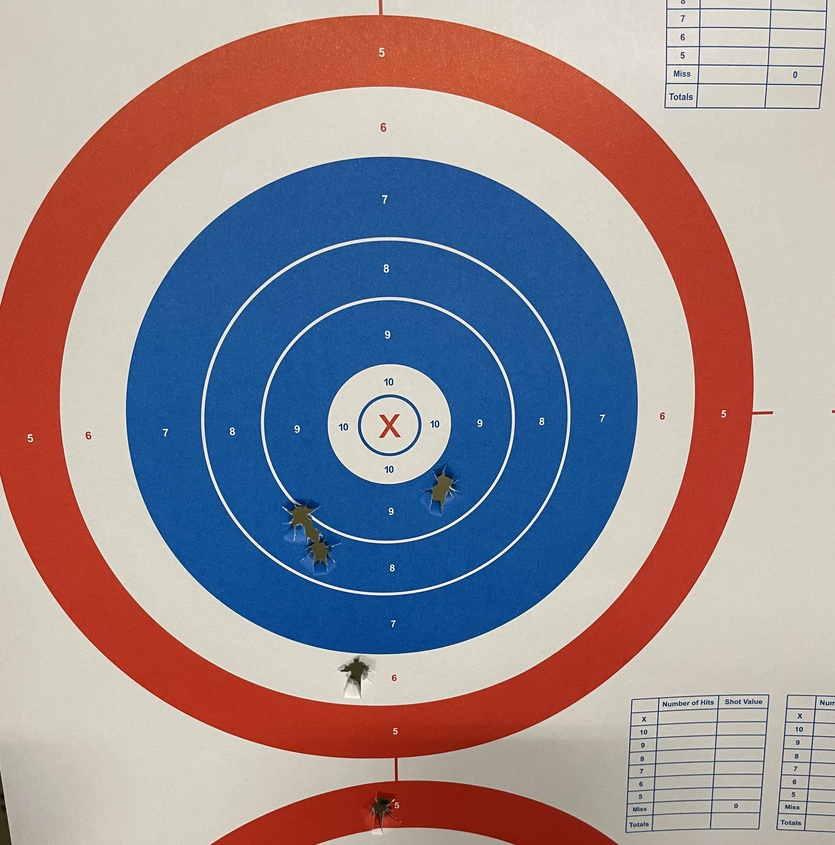
%> input picture utilities/IMG_1718.jpg, 835 x 845 px, shrunk from 3024 x 3060 before the run
$ octave --eval "result = find_circle('IMG_1718.jpg');"   (GNU Octave 9; MATLAB toolbox functions it lacks are replaced by stand-ins)
%> lines starting %> are read from the running program, lines starting %| are printed output that depends on the picture; in (x1, y1, x2, y2) boxes, pixels count from 0 and x2, y2 are one past the last pixel; in counts of white or black regions, pixels touching at a corner belong together; the program's own positions count from 1
function [cleanTargetCenter, cleanTargetRadius] = find_circle(fileName)
%> called with fileName = 'IMG_1718.jpg'
%FIND_CIRCLE Finds the circles in a target image
%   This only works for a target image and is useful for a sensitivity
%   analysis of images. Image must be multi-color


% need to find the bounding box

tgt = imread(fileName);
%> tgt is the input picture: size 845x835x3 uint8; mean R, G, B 153.3, 140.5, 146.7

shortname = split(fileName,'\');
shortname = string(shortname(end));
% now clean the target
[~, ~, bTarget] = imsplit(tgt);
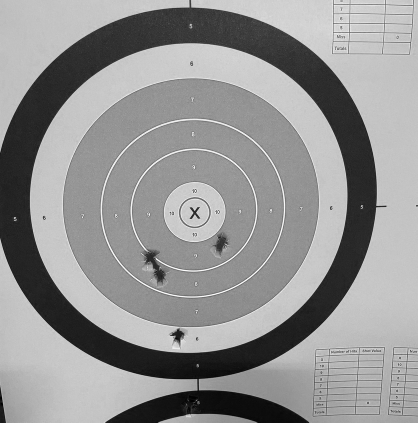
%> bTarget: size 845x835 uint8 (shown at 1/2 size); min 0, max 255, mean 146.7
redTarget = bTarget < 100;
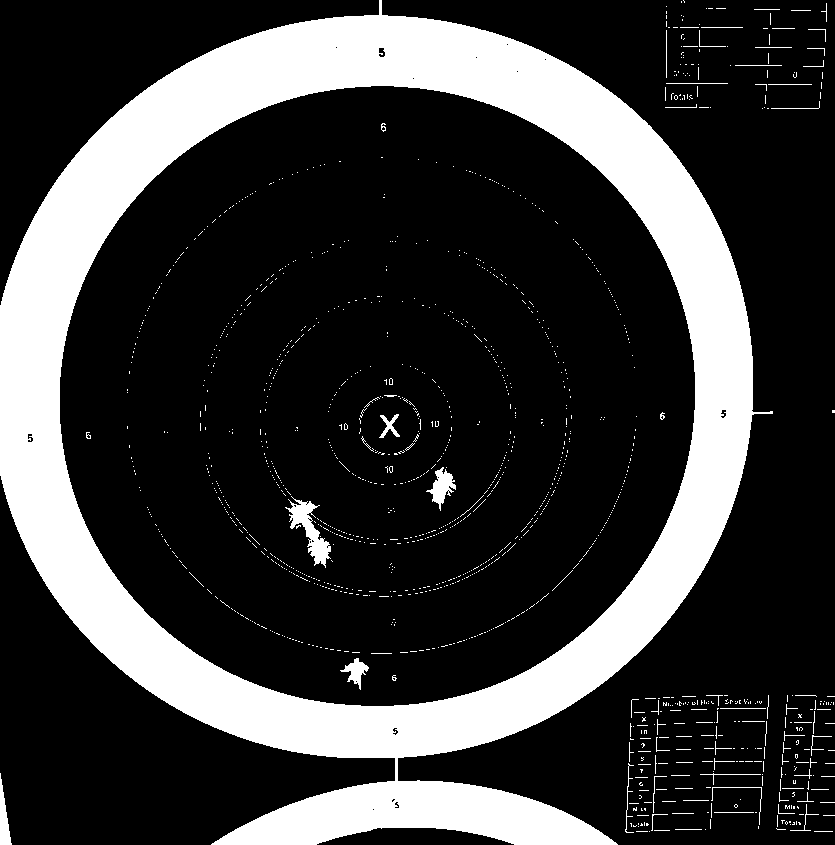
%> redTarget: size 845x835 logical; 22.7% white; 1295 white regions (1232 under 20 px), largest, box (x1, y1, x2, y2) and area: (0, 0, 773, 845) 151873, (285, 496, 331, 568) 1102, (426, 467, 456, 511) 558
redTarget = bwareafilt(redTarget, 1);
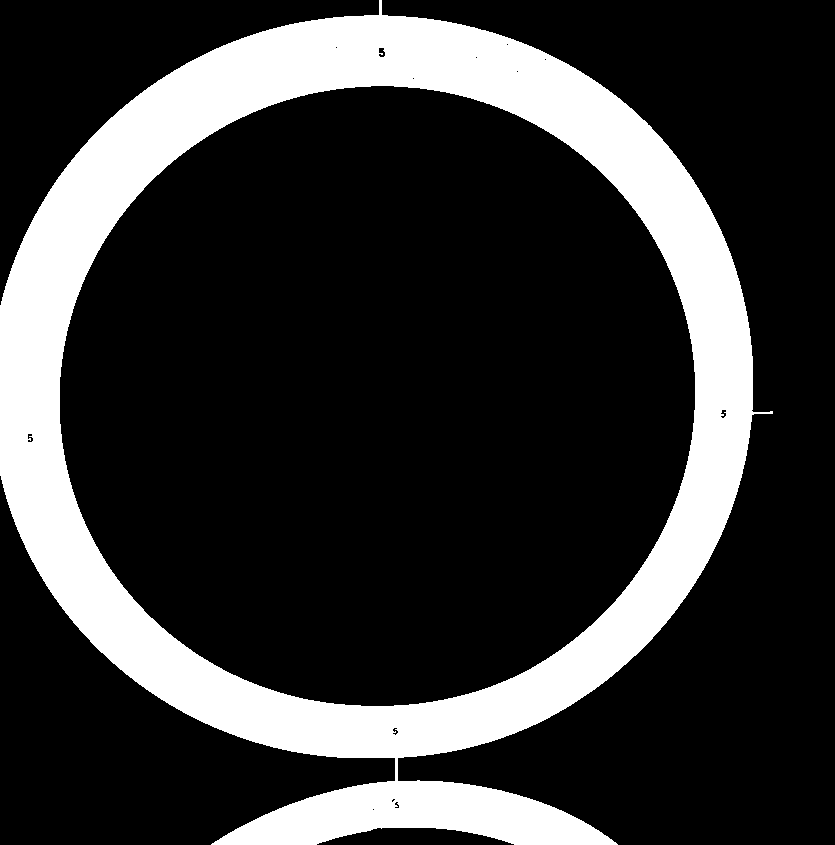
%> redTarget: size 845x835 logical; 21.5% white; 1 white region

stats = regionprops(redTarget, 'BoundingBox');
%> stats = 1 region; box (x1, y1, x2, y2): (0, 0, 773, 845)
BB = stats.BoundingBox;
%> BB = [0.5 0.5 773 845]
diamTarget = mean(BB(3:4));
%> diamTarget = 809
half_width = 0.1;
radiusRange = round([diamTarget/2 * (1-half_width), diamTarget/2 * (1+half_width)]);
%> radiusRange = [364 445]

[theCenter, theRadius] = imfindcircles(redTarget, radiusRange, ...
    'Sensitivity',0.95, ...
    'EdgeThreshold',0.30, ...
    'Method','PhaseCode', ...
    'ObjectPolarity','Bright');
%> theCenter = [373.5 387]; theRadius = 377.6

love = ~isempty(theCenter);
%> love = true
if love
    cleanTargetCenter = theCenter(1, :);
%> cleanTargetCenter = [373.5 387]
    cleanTargetRadius = theRadius(1);
%> cleanTargetRadius = 377.6
    disp('love!!!');
else % just get one
    disp('no love');
    cleanTargetCenter = [0];
    cleanTargetRadius = [0];
end

if true
    targetFigure = figure('Name', 'Target Detection');
    imshow(tgt);
    hold on;
    rectangle('Position',BB,'EdgeColor','r');
    circle_center = [BB(1)+BB(3)/2,BB(2)+BB(4)/2];
%> circle_center = [387 423]
    plot(circle_center(1),circle_center(2),'r+','MarkerSize',12);
    % what was the search space
    viscircles(repmat(circle_center,2,1),radiusRange,'color','b');
    % did we find a target
    if love
        viscircles(cleanTargetCenter, cleanTargetRadius, 'color','g');
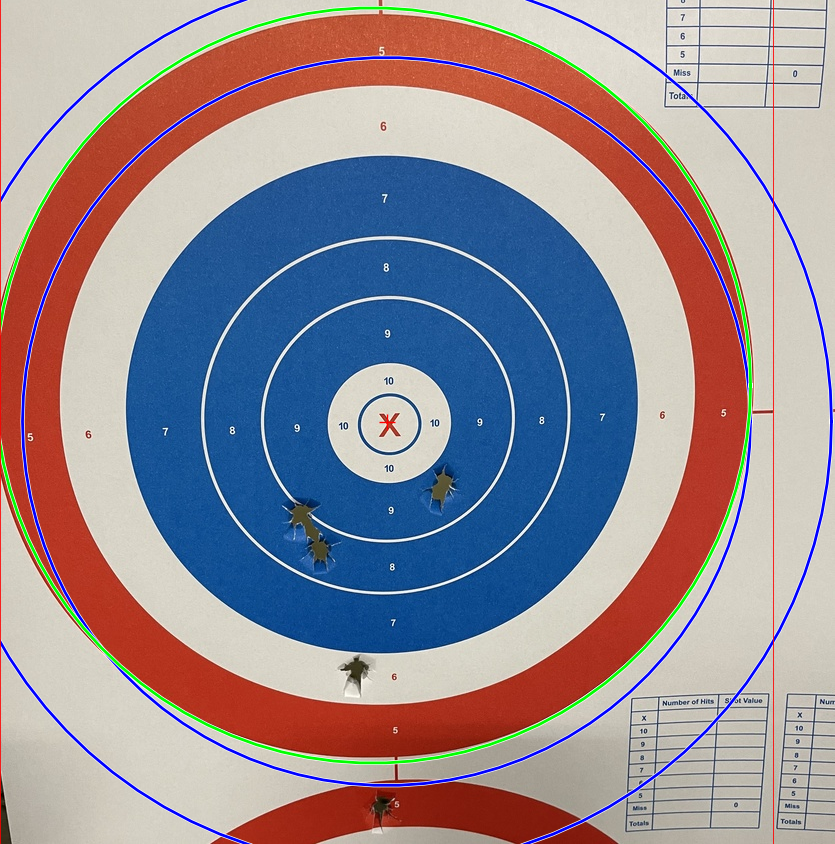
%> figure redrawn from the program's plot data
%> `result = find_circle('IMG_1718.jpg');`: result = [373.5 387]
    end
    hold off;
    saveas(targetFigure,fullfile('circles',shortname));
    close(targetFigure);
end

end

$ run again, on utilities/IMG_1719.jpg
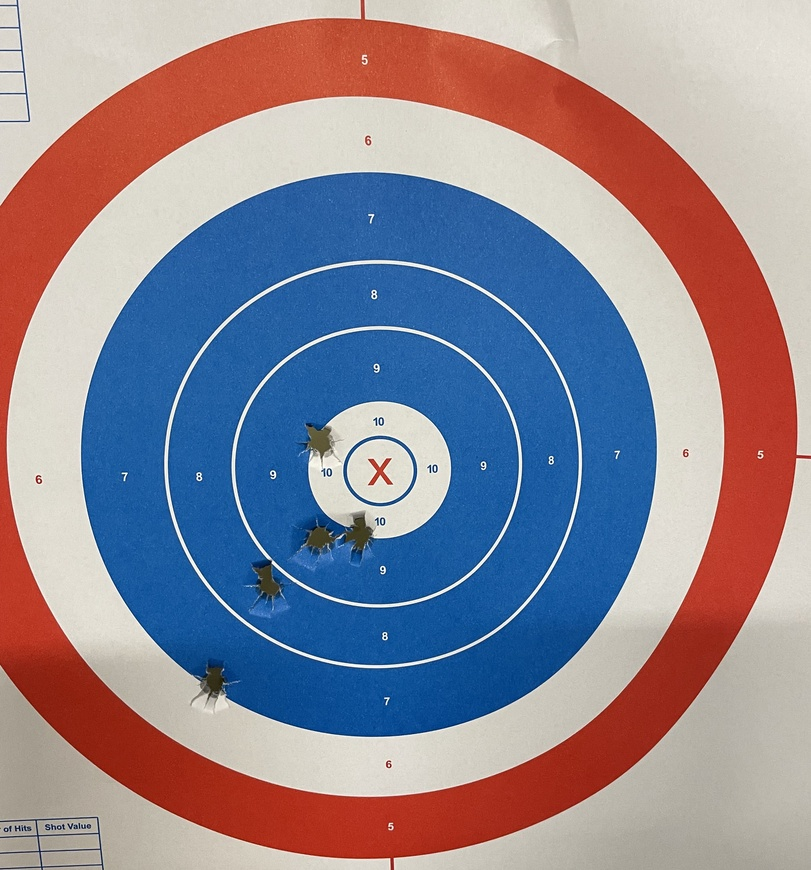
%> input picture utilities/IMG_1719.jpg, 811 x 870 px, shrunk from 2652 x 2844 before the run
%> in find_circle, tgt is the input picture: size 870x811x3 uint8; mean R, G, B 143.1, 135.1, 148
%> in find_circle, `redTarget = bwareafilt(redTarget, 1);`:
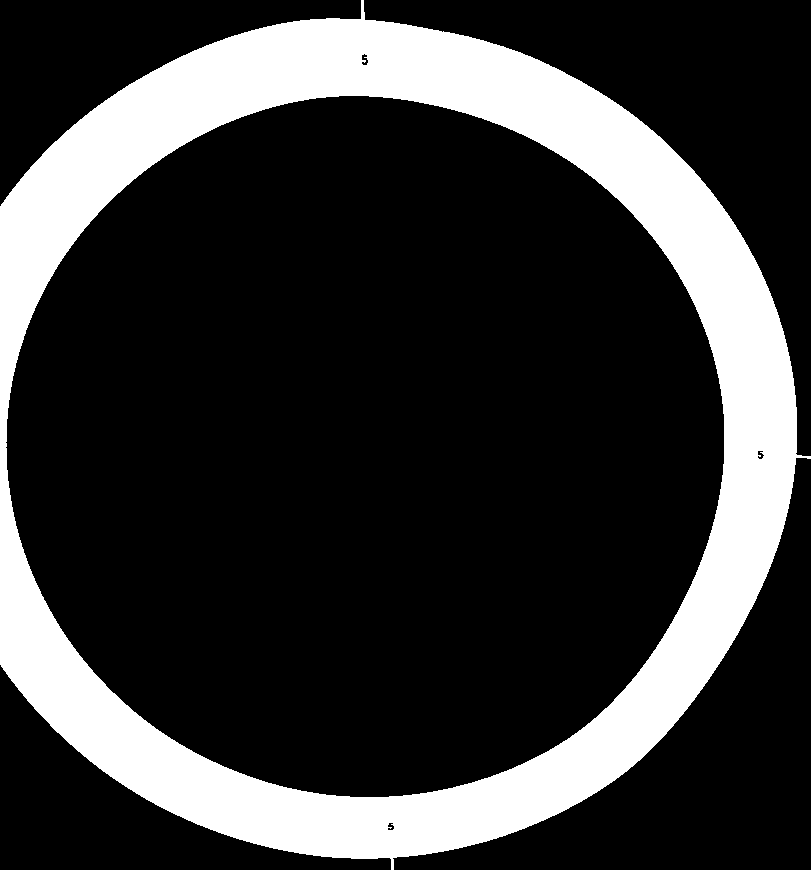
%> redTarget: size 870x811 logical; 21.7% white; 1 white region
%> stats = 1 region; box (x1, y1, x2, y2): (0, 0, 811, 870)
%> BB = [0.5 0.5 811 870]
%> diamTarget = 840.5
%> radiusRange = [378 462]
%> theCenter = [368.6 439.1]; theRadius = 422.1
%> love = true
%> cleanTargetCenter = [368.6 439.1]
%> cleanTargetRadius = 422.1
%> circle_center = [406 435.5]
%> in find_circle, `viscircles(cleanTargetCenter, cleanTargetRadius, 'color','g');`:
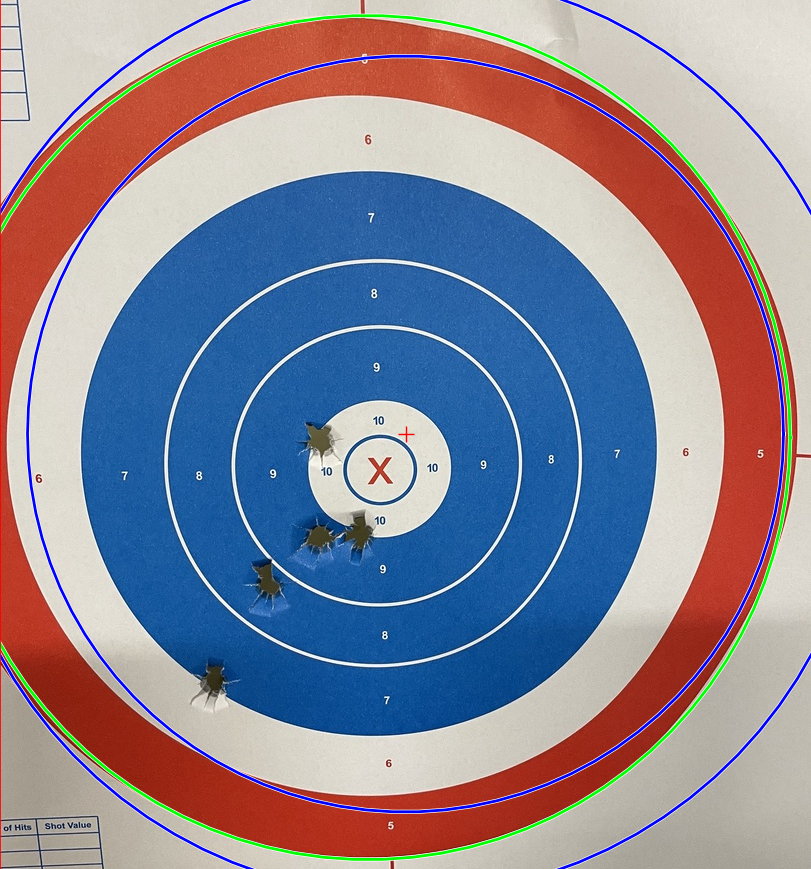
%> figure redrawn from the program's plot data
%> result = [368.6 439.1]

$ run again, on utilities/IMG_1720.jpg
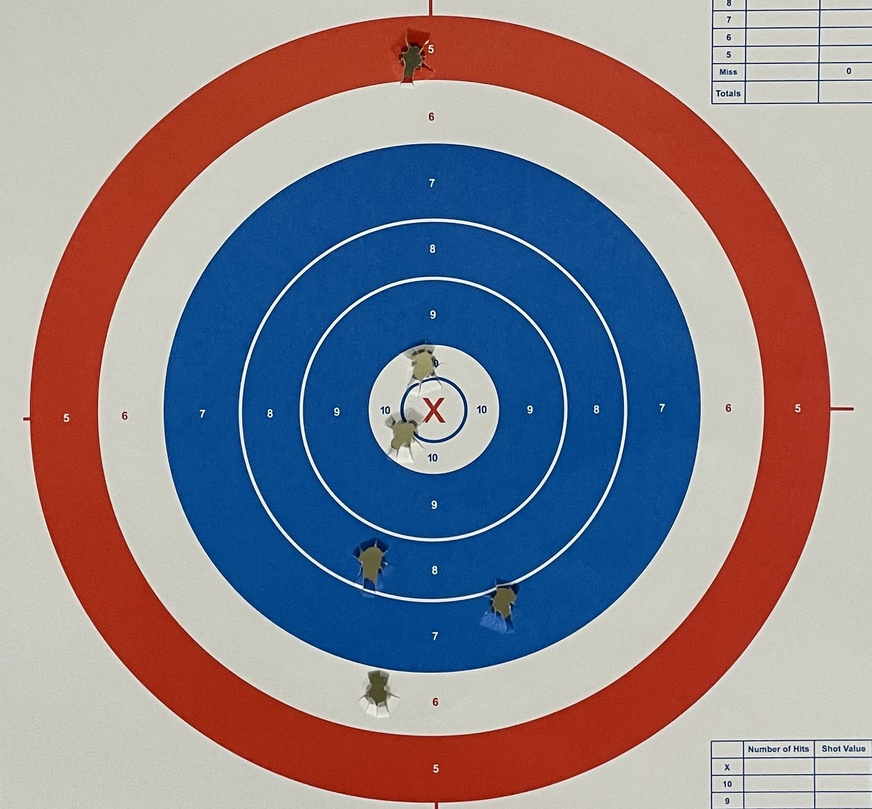
%> input picture utilities/IMG_1720.jpg, 872 x 809 px, shrunk from 1656 x 1536 before the run
%> in find_circle, tgt is the input picture: size 809x872x3 uint8; mean R, G, B 139.7, 132, 142.1
%> in find_circle, `redTarget = bwareafilt(redTarget, 1);`:
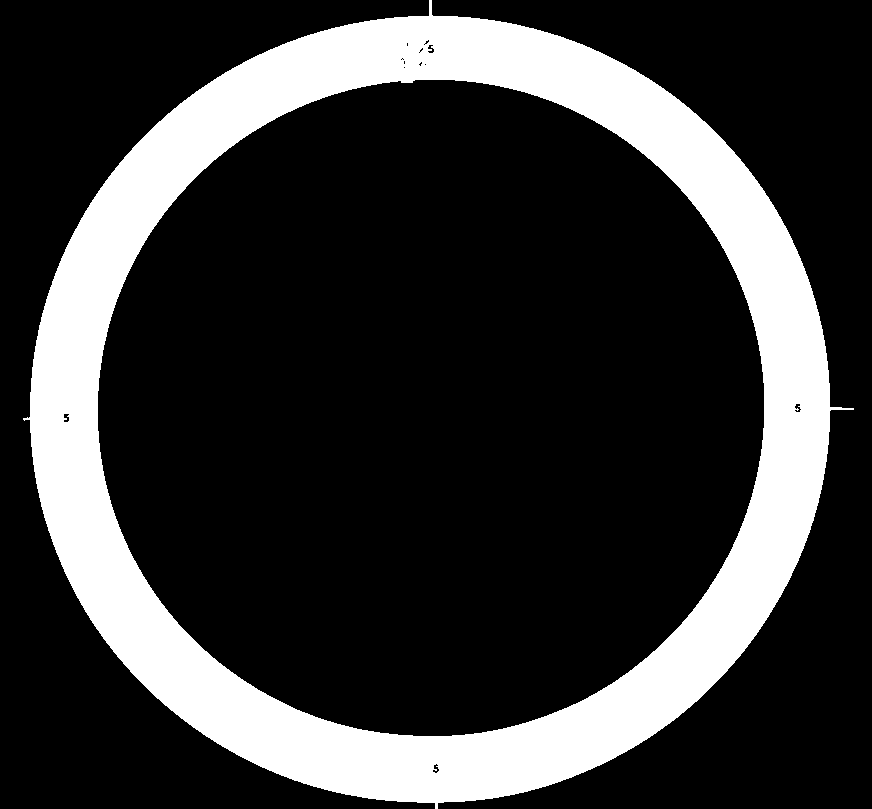
%> redTarget: size 809x872 logical; 21.4% white; 1 white region
%> stats = 1 region; box (x1, y1, x2, y2): (23, 0, 854, 809)
%> BB = [23.5 0.5 831 809]
%> diamTarget = 820
%> radiusRange = [369 451]
%> theCenter = [430.4 410.2]; theRadius = 396.6
%> love = true
%> cleanTargetCenter = [430.4 410.2]
%> cleanTargetRadius = 396.6
%> circle_center = [439 405]
%> in find_circle, `viscircles(cleanTargetCenter, cleanTargetRadius, 'color','g');`:
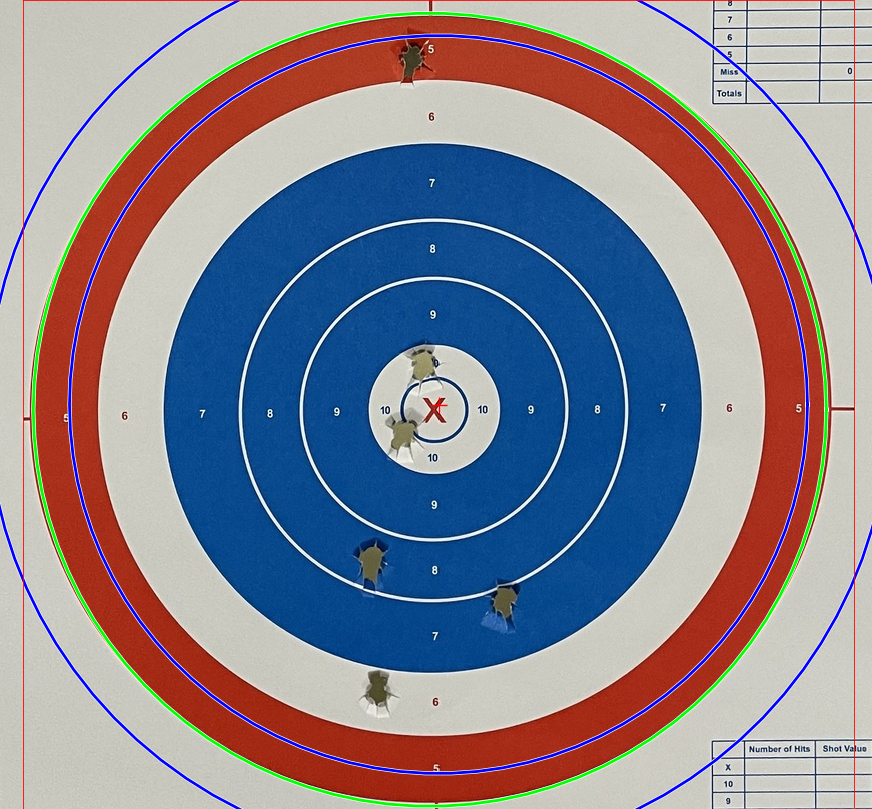
%> figure redrawn from the program's plot data
%> result = [430.4 410.2]
